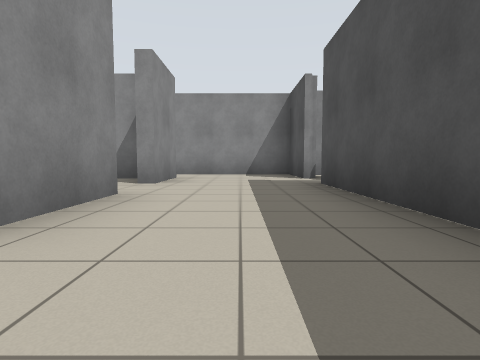
view 1 (above)

24 first-person views from a walk through a Stage world. The camera is 0.72 m above the floor, tilts 4° down and sees 80° across. The lines on the ground mark 1 m squares. The floor is counted in squares, 2 m on a side. Each view is taken from the middle of a square. On the plan, view 1 faces up. The plan holds only what a view shows up to about 9 squares ahead; the rest is blank. The place goes on beyond the plan.

view 2
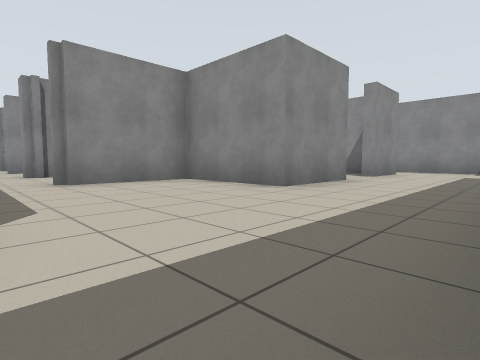

view 3
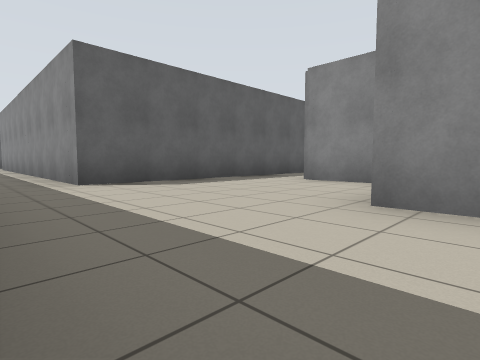

view 4
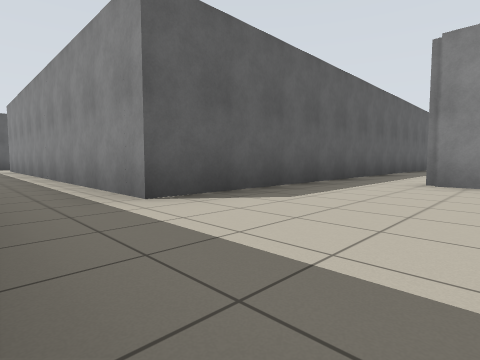

view 5
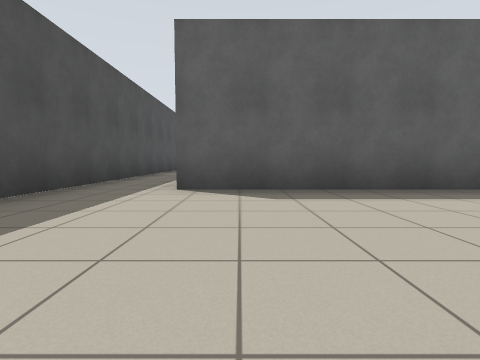

view 6
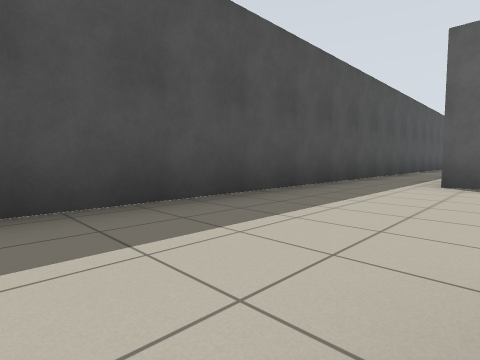

view 7
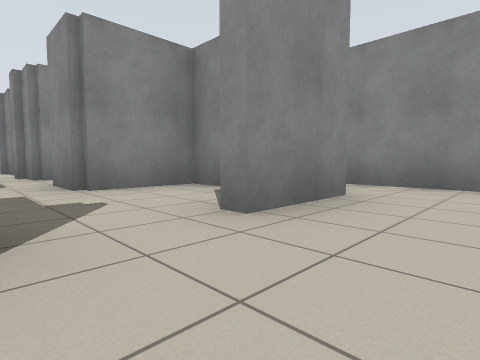

view 8
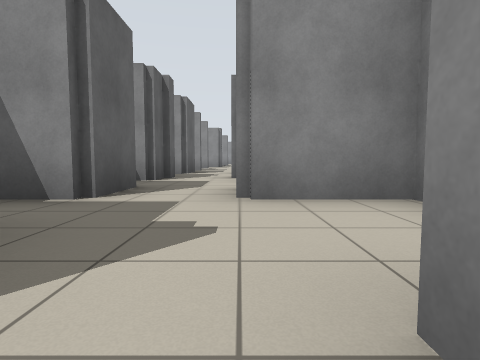

view 9
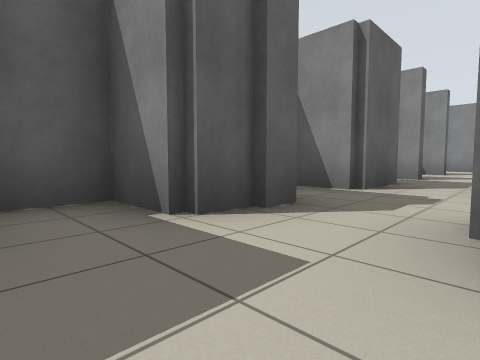

view 10
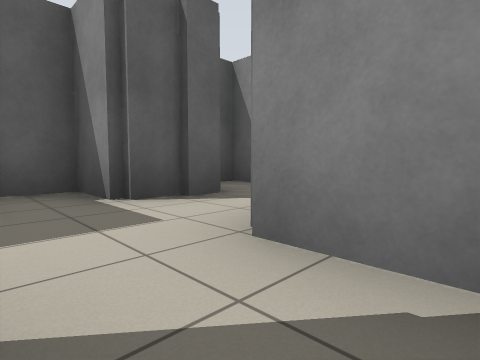

view 11
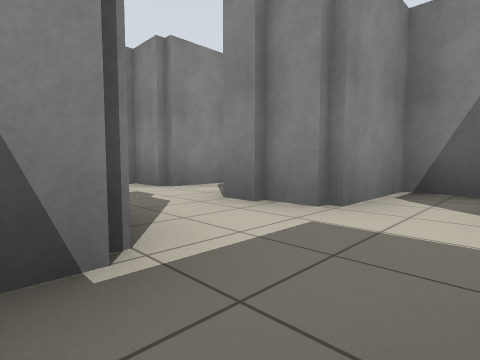

view 12
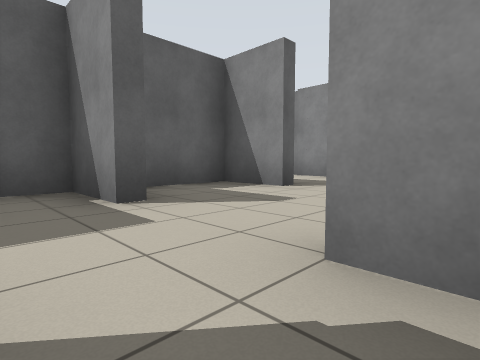

view 13
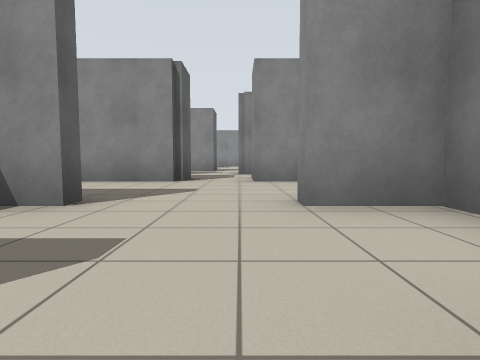

view 14
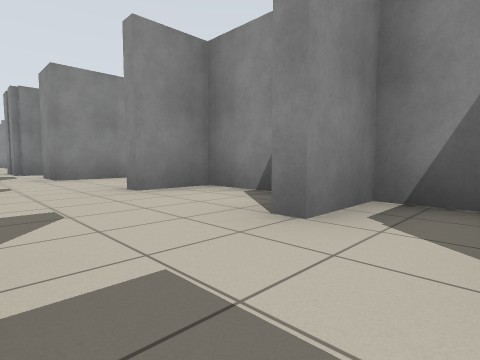

view 15
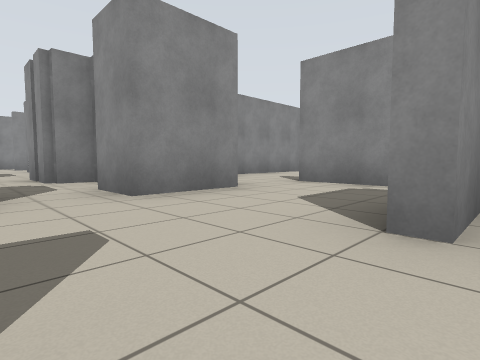

view 16
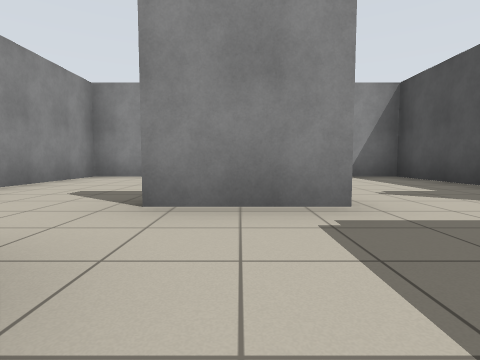

view 17
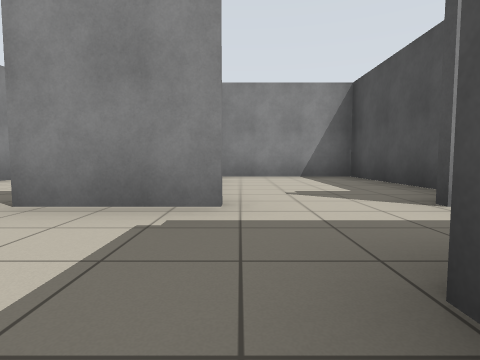

view 18
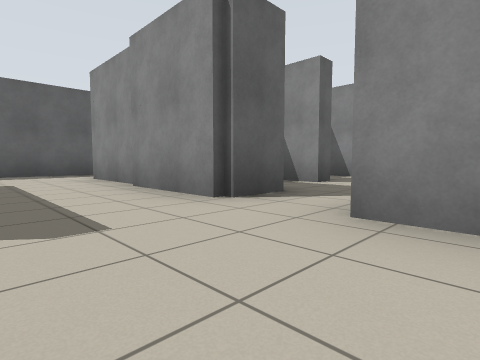

view 19
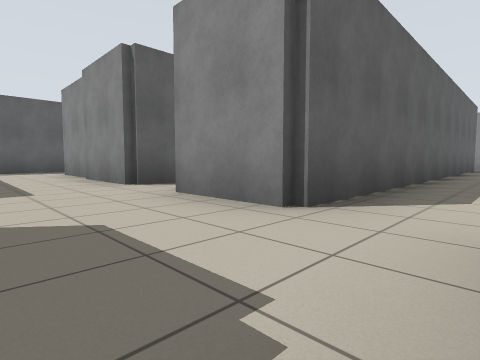

view 20
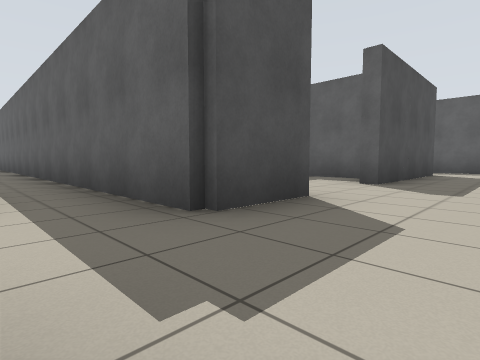

view 21
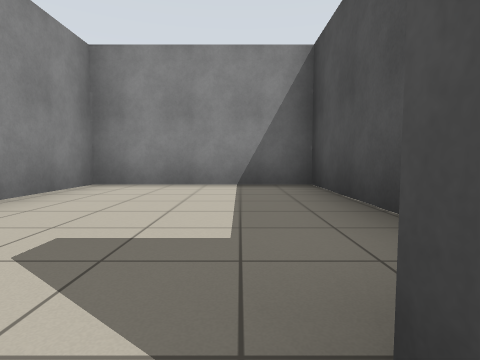

view 22
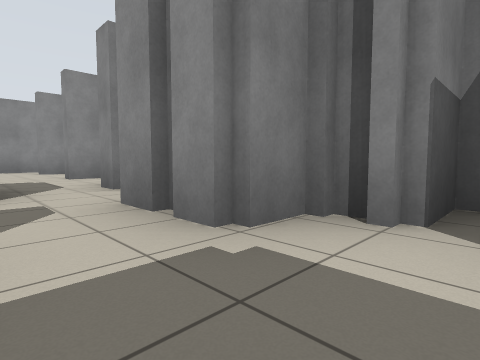

view 23
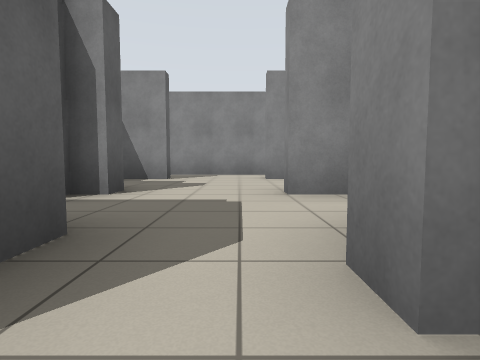

view 24
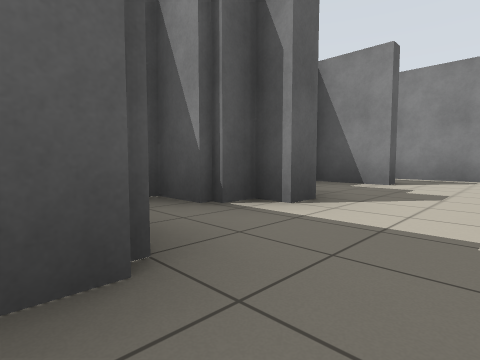

### Floor plan
Ten units are one square. View 1 is at (0, 0); x grows to the right and y downward. Boxes are objects, and circles mark ways between rooms. Rooms are numbered by the first view taken in them; rooms with no view inside come last. Other rooms are left out.
<svg viewBox="-275 -117 296 236">
<path fill="none" stroke="#000" d="M-13 -31 -13 -12 -36 -12 -36 10M-60 5 -60 10 -64 10M12 86 12 -44M-84 10 -89 10M-13 -59 -13 -42M16 -56 12 -56 12 -72 -20 -72M-94 25 -2 25 -2 114M-49 -26 -36 -26M-60 -26 -60 -14 -51 -14M-36 -40 -48 -40M-52 -56 -60 -56 -60 -40M-98 -26 -84 -26M-109 -28 -109 -14M-84 -40 -95 -40M-109 -56 -109 -45M-120 -56 -132 -56 -132 -45M-132 -28 -132 -14 -115 -14M-101 -56 -109 -56M-109 -14 -102 -14M-149 -89 -149 -112 -182 -112 -182 -80M-141 -72 -158 -72M-135 -44 -135 -58M-256 -58 -157 -58 -157 -44M-116 -84 -116 -112 -145 -112M-135 -58 -34 -58M-186 -26 -182 -26 -182 -19M-174 -56 -174 -48 -182 -48 -182 -40M-202 -24 -202 -18M-188 -40 -194 -40M-182 -40 -186 -40M-216 -32 -209 -32M-205 -44 -210 -44M-230 -52 -230 -45M-235 -26 -230 -26 -230 -24 -224 -24 -224 -14M-168 -32 -157 -32 -157 9M-157 -44 -168 -44M-135 9 -135 -26M-165 25 -131 25M-254 -51 -254 -45M-254 -28 -254 -14M-270 -48 -270 -21M-36 -26 -36 -18M-19 -56 -36 -56 -36 -40"/>
<circle cx="-20" cy="-40" r="3" fill="#2a7"/>
<circle cx="-40" cy="-30" r="3" fill="#2a7"/>
<circle cx="-110" cy="-35" r="3" fill="#2a7"/>
<circle cx="-130" cy="-35" r="3" fill="#2a7"/>
<circle cx="-150" cy="-70" r="3" fill="#2a7"/>
<circle cx="-145" cy="-55" r="3" fill="#2a7"/>
<circle cx="-190" cy="-30" r="3" fill="#2a7"/>
<circle cx="-160" cy="-40" r="3" fill="#2a7"/>
<circle cx="-210" cy="-40" r="3" fill="#2a7"/>
<circle cx="-230" cy="-35" r="3" fill="#2a7"/>
<text x="-10" y="20">1</text>
<text x="-50" y="-30">2</text>
<text x="-100" y="-30">3</text>
<text x="-120" y="-40">4</text>
<text x="-160" y="-80">5</text>
<text x="-140" y="-90">6</text>
<text x="-170" y="-30">7</text>
<text x="-200" y="-30">8</text>
<text x="-220" y="-40">9</text>
<text x="-150" y="-20">10</text>
<text x="-250" y="-40">11</text>
<text x="-30" y="-40">12</text>
</svg>
Room 1 opens to room 12. Room 2 opens to room 12. Room 3 opens to room 4. Room 4 opens to room 10. Room 5 opens to room 6. Room 5 opens to room 10. Room 7 opens to room 8. Room 7 opens to room 10. Room 8 opens to room 9. Room 9 opens to room 11.

Where each view was taken, in squares from view 1:
view 1: 0 up, 0 right, facing up
view 2: 2 down, 1 right, facing up-left
view 3: 2 up, 1 right, facing down-left
view 4: 0 up, 1 right, facing down-left
view 5: 1 up, 1 left, facing down
view 6: 2 up, 1 left, facing down-right
view 7: 3 up, 0 right, facing up-left
view 8: 4 up, 1 left, facing left
view 9: 4 up, 5 left, facing down-left
view 10: 5 up, 5 left, facing down-left
view 11: 2 up, 5 left, facing up-left
view 12: 5 up, 10 left, facing down-left
view 13: 4 up, 11 left, facing left
view 14: 3 up, 10 left, facing up-left
view 15: 3 up, 13 left, facing up-left
view 16: 5 up, 15 left, facing up
view 17: 5 up, 14 left, facing up
view 18: 5 up, 14 left, facing down-left
view 19: 7 up, 14 left, facing down-left
view 20: 7 up, 15 left, facing down-right
view 21: 7 up, 16 left, facing up
view 22: 3 up, 17 left, facing up-left
view 23: 4 up, 20 left, facing left
view 24: 4 up, 21 left, facing down-left
